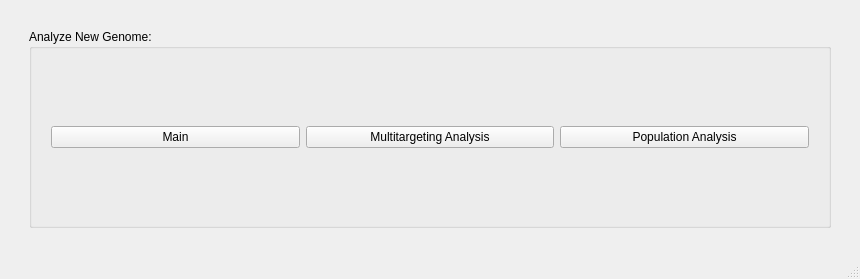
<?xml version="1.0" encoding="UTF-8"?>
<ui version="4.0">
 <class>MainWindow</class>
 <widget class="QMainWindow" name="MainWindow">
  <property name="geometry">
   <rect>
    <x>0</x>
    <y>0</y>
    <width>860</width>
    <height>279</height>
   </rect>
  </property>
  <property name="windowTitle">
   <string>MainWindow</string>
  </property>
  <widget class="QWidget" name="centralwidget">
   <layout class="QGridLayout" name="gridLayout_2">
    <item row="2" column="1">
     <spacer name="verticalSpacer">
      <property name="orientation">
       <enum>Qt::Vertical</enum>
      </property>
      <property name="sizeType">
       <enum>QSizePolicy::Fixed</enum>
      </property>
      <property name="sizeHint" stdset="0">
       <size>
        <width>20</width>
        <height>20</height>
       </size>
      </property>
     </spacer>
    </item>
    <item row="1" column="2">
     <spacer name="horizontalSpacer_2">
      <property name="orientation">
       <enum>Qt::Horizontal</enum>
      </property>
      <property name="sizeType">
       <enum>QSizePolicy::Fixed</enum>
      </property>
      <property name="sizeHint" stdset="0">
       <size>
        <width>20</width>
        <height>20</height>
       </size>
      </property>
     </spacer>
    </item>
    <item row="1" column="1">
     <layout class="QGridLayout" name="gridLayout">
      <item row="0" column="0">
       <widget class="QGroupBox" name="groupBox">
        <property name="toolTip">
         <string>&lt;html&gt;&lt;head/&gt;&lt;body&gt;&lt;p&gt;Select an analysis option or close this window to analyze more genomes.&lt;/p&gt;&lt;/body&gt;&lt;/html&gt;</string>
        </property>
        <property name="title">
         <string>Analyze New Genome:</string>
        </property>
        <layout class="QHBoxLayout" name="horizontalLayout_2">
         <item>
          <layout class="QHBoxLayout" name="horizontalLayout">
           <item>
            <spacer name="horizontalSpacer_3">
             <property name="orientation">
              <enum>Qt::Horizontal</enum>
             </property>
             <property name="sizeType">
              <enum>QSizePolicy::Fixed</enum>
             </property>
             <property name="sizeHint" stdset="0">
              <size>
               <width>10</width>
               <height>10</height>
              </size>
             </property>
            </spacer>
           </item>
           <item>
            <widget class="QPushButton" name="goToMain">
             <property name="sizePolicy">
              <sizepolicy hsizetype="Expanding" vsizetype="Fixed">
               <horstretch>0</horstretch>
               <verstretch>0</verstretch>
              </sizepolicy>
             </property>
             <property name="text">
              <string>Main</string>
             </property>
            </widget>
           </item>
           <item>
            <widget class="QPushButton" name="goToMT">
             <property name="sizePolicy">
              <sizepolicy hsizetype="Expanding" vsizetype="Fixed">
               <horstretch>0</horstretch>
               <verstretch>0</verstretch>
              </sizepolicy>
             </property>
             <property name="text">
              <string>Multitargeting Analysis</string>
             </property>
            </widget>
           </item>
           <item>
            <widget class="QPushButton" name="goToPop">
             <property name="sizePolicy">
              <sizepolicy hsizetype="Expanding" vsizetype="Fixed">
               <horstretch>0</horstretch>
               <verstretch>0</verstretch>
              </sizepolicy>
             </property>
             <property name="text">
              <string>Population Analysis</string>
             </property>
            </widget>
           </item>
           <item>
            <spacer name="horizontalSpacer_4">
             <property name="orientation">
              <enum>Qt::Horizontal</enum>
             </property>
             <property name="sizeType">
              <enum>QSizePolicy::Fixed</enum>
             </property>
             <property name="sizeHint" stdset="0">
              <size>
               <width>10</width>
               <height>10</height>
              </size>
             </property>
            </spacer>
           </item>
          </layout>
         </item>
        </layout>
       </widget>
      </item>
     </layout>
    </item>
    <item row="1" column="0">
     <spacer name="horizontalSpacer">
      <property name="orientation">
       <enum>Qt::Horizontal</enum>
      </property>
      <property name="sizeType">
       <enum>QSizePolicy::Fixed</enum>
      </property>
      <property name="sizeHint" stdset="0">
       <size>
        <width>20</width>
        <height>20</height>
       </size>
      </property>
     </spacer>
    </item>
    <item row="0" column="1">
     <spacer name="verticalSpacer_2">
      <property name="orientation">
       <enum>Qt::Vertical</enum>
      </property>
      <property name="sizeType">
       <enum>QSizePolicy::Fixed</enum>
      </property>
      <property name="sizeHint" stdset="0">
       <size>
        <width>20</width>
        <height>20</height>
       </size>
      </property>
     </spacer>
    </item>
   </layout>
  </widget>
  <widget class="QStatusBar" name="statusbar"/>
 </widget>
 <resources/>
 <connections/>
</ui>
